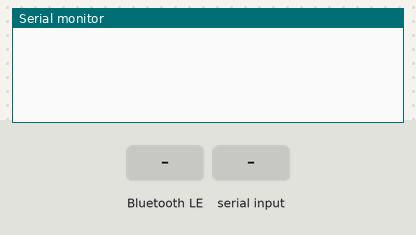
Recording of a sketch running on a simulated ESP32. Parts: the last lines printed to the serial monitor. The test bench sets the inputs (shaded band). Nothing arrives over Bluetooth unless stated; a phone connects over Bluetooth LE 3 s after start.

Above: at 2.2 s.
2.3 s: Bluetooth LE write "od" received
At 2.9 s:
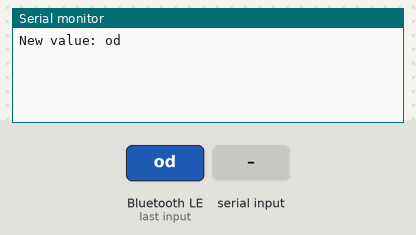
4.5 s: ".\n" received over the second serial link
At 5.7 s:
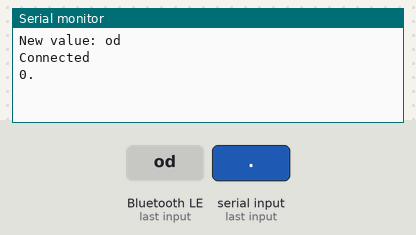
6.0 s: Bluetooth LE write "pair" received
At 7.2 s:
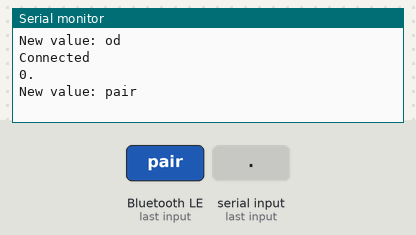
7.5 s: Bluetooth LE write "unit" received
At 8.6 s:
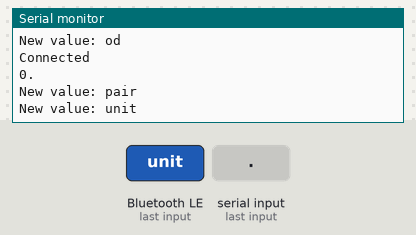
9.0 s: Bluetooth LE write "info" received
At 9.7 s:
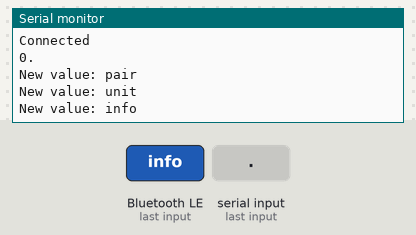
10.5 s: Bluetooth LE write "." received
At 10.9 s:
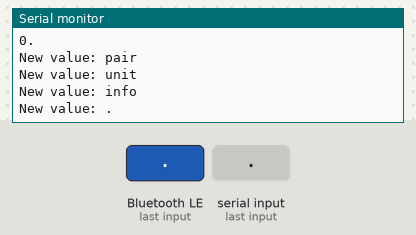

The sketch:

weight_bothScales.ino
```cpp
//HC-06 TXD (Transmit) to ESP32 RX2 (Receive, usually GPIO 16)
//HC-06 RXD (Receive) to ESP32 TX2 (Transmit, usually GPIO 17)

#include "weight.h"
#include "ble_server.h"

void setup() {
  Serial.begin(115200);   // Initialize the Bluno BLE Serial
  Serial2.begin(9600);    // Initialize the HC-06 BT Serial
  configBLE();
}

void loop() {
  // Capture the HC-06 BT Serial data
  getWeight();
  delay(100);
}
```

ble_server.h
```cpp
#include <BLEDevice.h>  // Required Library
#include <BLEServer.h>  // Required Library

// Define service and all characteristic uuid
#define SERVICE_UUID "4fafc201-1fb5-459e-8fcc-c5c9c331914b"
#define CHAR_UUID "4a37b01d-364e-44d9-9335-770e2025b29f"

#define TAG "w:"

#define UNIT "unit:g"
#define INFO "info:both balance"

BLEServer* pServer = NULL;  // BLEServer object creation

// All charateristic object creation
BLECharacteristic* characteristic = NULL;
bool deviceConnected = false;
String receivedData;

// Callback function for checking the BLE is connected to anything or not
class MyServerCallbacks : public BLEServerCallbacks {
  void onConnect(BLEServer* pServer) {
    deviceConnected = true;
    Serial.println("Connected");
  };

  void onDisconnect(BLEServer* pServer) {
    deviceConnected = false;
    pServer->startAdvertising();
  }
};

// Function for sending data on desired characteristic
void send_data(String data2) {
  String data = TAG + data2;
  characteristic->setValue(data.c_str());  // sending from esp32
  characteristic->notify();                // Notify the client for receiving data
}

// Callback function for receiving data from client and process it
class MyCallbacks : public BLECharacteristicCallbacks {
  void onWrite(BLECharacteristic* pCharacteristic) {
    std::string value = pCharacteristic->getValue();
    receivedData = "";
    if (value.length() > 0) {
      for (int i = 0; i < value.length(); i++) {
        receivedData += value[i];
      }
      Serial.print("New value: ");
      Serial.println(receivedData);
      if (receivedData == "od") {
        send_data((String)weight);
      }
      else if (receivedData == "pair") {
        send_data("pair");
      }
      else if (receivedData == "unit") {
        send_data((String)UNIT);
      }
      else if (receivedData == "info") {
        send_data((String)INFO);
      }
    }
  }
};

// Function for creating a service and multiple characteristics and configure BLE in esp32
void configBLE() {
  BLEDevice::init("Weight_RN");                   // BLE Initialization
  pServer = BLEDevice::createServer();             // Create a BLE Server
  pServer->setCallbacks(new MyServerCallbacks());  // Set the callback function for checking the device is connected or not

  BLEService* pService = pServer->createService(SERVICE_UUID);  // Create a service on the server

  // Create characteristic for EC value
  characteristic = pService->createCharacteristic(
    CHAR_UUID, BLECharacteristic::PROPERTY_READ
                 | BLECharacteristic::PROPERTY_WRITE | BLECharacteristic::PROPERTY_NOTIFY);

  characteristic->setCallbacks(new MyCallbacks());

  pService->start();  // Start the server

  // Start advertisment
  pServer->getAdvertising()->addServiceUUID(pService->getUUID());
  pServer->getAdvertising()->start();

  delay(1000);
}
```

weight.h
```cpp
String weight, revData;

void getWeight(){
  if (Serial2.available() > 0) {
    // Read the incoming bytes
    String inputString = Serial2.readStringUntil('\n');

    // Find the position of the first numeric character
    int startPos = 0;
    String numericString = "";
    bool isDot = true;
    bool isChar = false;
    for (int i = 0; i < inputString.length(); i++) {
      if (isDigit(inputString[i])) {
        numericString += inputString[i];
        isChar = true;
      } else if (isDot) {
        if (inputString[i] == '.') {
          if (isChar) {
            isDot = false;
            numericString += inputString[i];
          }else{
            numericString += '0';
            numericString += inputString[i];
            isDot = false;
          }
        }
      }
    }
    weight = numericString;
    // Print the extracted numeric string
    Serial.println(numericString);
  }
}
```

Measured:
- after the input at 2.3 s, the serial monitor: prints a new line after 0.05 s (image 1)
- after the input at 4.5 s, the serial monitor: prints a new line at once (image 2)
- after the input at 6.0 s, the serial monitor: prints a new line after 0.05 s (image 3)
- after the input at 7.5 s, the serial monitor: prints a new line after 0.05 s (image 4)
- after the input at 9.0 s, the serial monitor: prints a new line after 0.05 s (image 5)
- after the input at 10.5 s, the serial monitor: prints a new line after 0.05 s (image 6)
